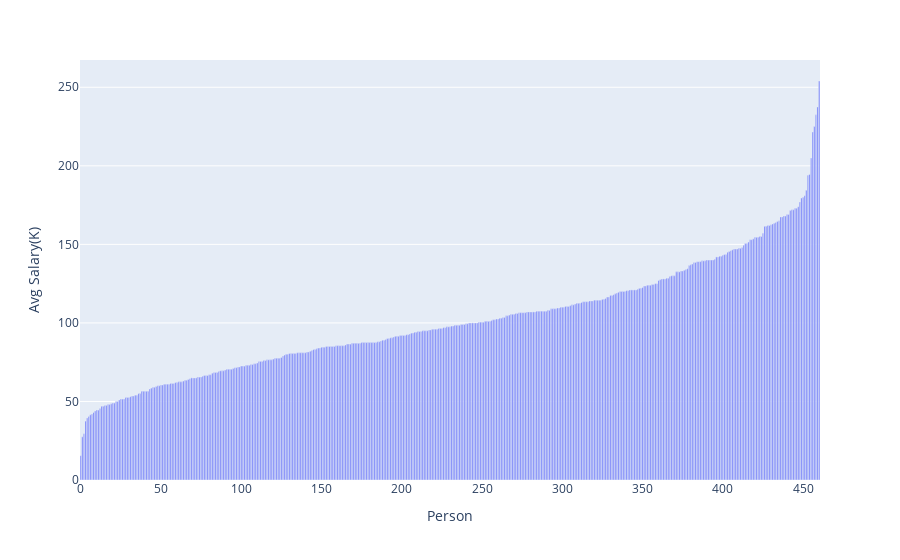

The notebook cell this image was saved under:
### Code cell
df_dropAvgsal = df_dropped[['Avg Salary(K)']].sort_values(by='Avg Salary(K)')
print(df_dropAvgsal)


fig = px.bar(y = df_dropAvgsal['Avg Salary(K)'])
fig.update_layout(xaxis_title='Person', yaxis_title='Avg Salary(K)')

# fig.update_layout(xaxis={'categoryorder':'total descending'})
fig.show()

### Figure 1 — Plotly figure (JSON) as saved in the notebook; plotly's stock layout.template omitted (floating-point values rounded to 4 significant figures; data arrays with more than 128 entries replaced by an {"elided": "..."} marker saying what was removed)
{"data": [{"alignmentgroup": "True", "hovertemplate": "x=%{x}<br>y=%{y}<extra></extra>", "legendgroup": "", "marker": {"color": "#636efa", "pattern": {"shape": ""}}, "name": "", "offsetgroup": "", "orientation": "v", "showlegend": false, "textposition": "auto", "type": "bar", "x": {"elided": "461 int values"}, "xaxis": "x", "y": {"elided": "461 float values"}, "yaxis": "y"}], "layout": {"barmode": "relative", "legend": {"tracegroupgap": 0}, "margin": {"t": 60}, "xaxis": {"anchor": "y", "domain": [0, 1], "title": {"text": "Person"}}, "yaxis": {"anchor": "x", "domain": [0, 1], "title": {"text": "Avg Salary(K)"}}}}
